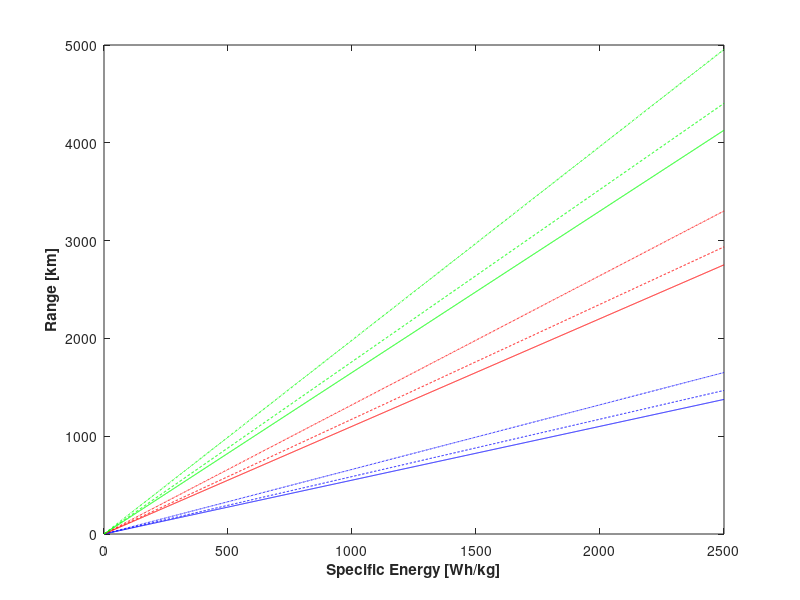

Recreate this plot in MATLAB. (Note: this script raises an error after producing the figure.)
clc;
clear all;
%% Constants
eta_overall = [0.75, 0.8, 0.9]; %Overall aircraft efficiency
E = [1:2500]*3600; %[Wh/kg] battery pack specific energy
f = [0.2,0.4,0.6]; %Battery mass fraction
LD_ratio = 10; %Lift-drag ratio (supposed constant)
g = 9.81;

%% Range computation
for i=1:3 %f
    for k=1:3 %eta
        for j=1:2500 %E
             R(i,j,k) = (eta_overall(k)*E(j)*f(i)*LD_ratio*(1/g))/1000;
        end
        
        figure(1)
        xlabel('Specific Energy [Wh/kg]','fontweight','bold')
        ylabel('Range [km]','fontweight','bold')
        
        if i==1
            if k==1
                plot(R(i,:,k),'b-')
                hold on
            end
            if k==2
                plot(R(i,:,k),'b--')
                hold on
            end
            if k==3
                plot(R(i,:,k),'b-.')
                hold on
%                 text(2000,600,'f = 0,2','Color','blue')
            end
        end
        
        if i==2
            if k==1
                plot(R(i,:,k),'r-')
                hold on
            end
            if k==2
                plot(R(i,:,k),'r--')
                hold on
            end
            if k==3
                plot(R(i,:,k),'r-.')
                hold on
%                 text(2000,1600,'f = 0,4','Color','red')
            end
        end
        
        if i==3
            if k==1
                plot(R(i,:,k),'g-')
                hold on
            end
            if k==2
                plot(R(i,:,k),'g--')
                hold on
            end
            if k==3
                plot(R(i,:,k),'g-.')
                hold on
%                 text(2000,3800,'f = 0,6','Color','green')
            end
        end
    end 
end

xline(265,'k--','Label','Li-ion')
xline(450,'k--','Label','Li-S')
xline(1700,'k--','Label','Li-air')
yline(1500,'r-')
grid on

legend('$\eta = 0,7$','$\eta = 0,8$','$\eta = 0,9$','Interpreter','latex')